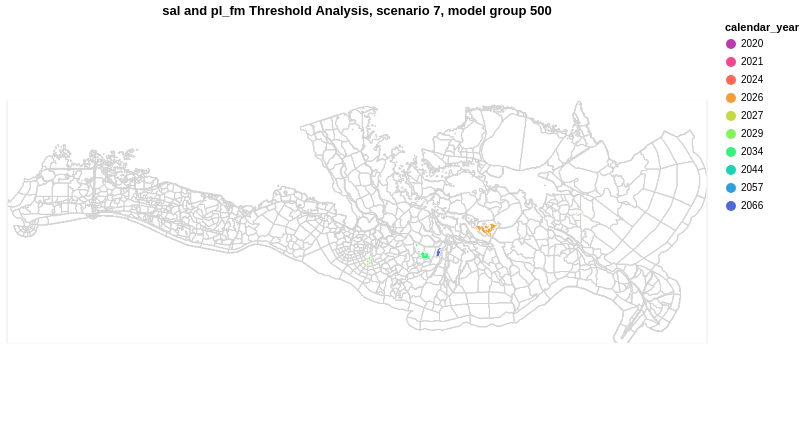

The code cell stored with this chart in its notebook:
### Code cell
overlay = background + threshold_analysis_display

overlay
